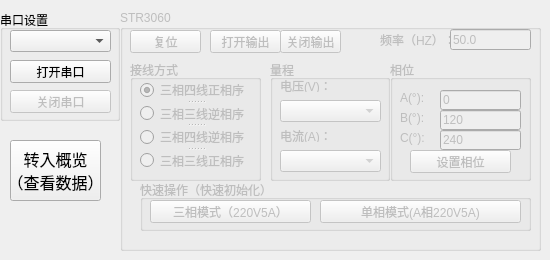
    <widget class="QWidget" name="Settings">
     <attribute name="title">
      <string>Tab 2</string>
     </attribute>
     <widget class="QGroupBox" name="Group_SerialPort">
      <property name="geometry">
       <rect>
        <x>0</x>
        <y>10</y>
        <width>120</width>
        <height>111</height>
       </rect>
      </property>
      <property name="title">
       <string>串口设置</string>
      </property>
      <widget class="QComboBox" name="SerialPort_name_cmb">
       <property name="geometry">
        <rect>
         <x>10</x>
         <y>20</y>
         <width>101</width>
         <height>22</height>
        </rect>
       </property>
      </widget>
      <widget class="QPushButton" name="SerialPort_Open">
       <property name="geometry">
        <rect>
         <x>10</x>
         <y>50</y>
         <width>101</width>
         <height>23</height>
        </rect>
       </property>
       <property name="text">
        <string>打开串口</string>
       </property>
      </widget>
      <widget class="QPushButton" name="SerialPort_Close">
       <property name="enabled">
        <bool>false</bool>
       </property>
       <property name="geometry">
        <rect>
         <x>10</x>
         <y>80</y>
         <width>101</width>
         <height>23</height>
        </rect>
       </property>
       <property name="text">
        <string>关闭串口</string>
       </property>
      </widget>
     </widget>
     <widget class="QGroupBox" name="group_STR3060">
      <property name="enabled">
       <bool>false</bool>
      </property>
      <property name="geometry">
       <rect>
        <x>120</x>
        <y>10</y>
        <width>421</width>
        <height>241</height>
       </rect>
      </property>
      <property name="title">
       <string>STR3060</string>
      </property>
      <widget class="QPushButton" name="S_Reset">
       <property name="geometry">
        <rect>
         <x>10</x>
         <y>20</y>
         <width>71</width>
         <height>23</height>
        </rect>
       </property>
       <property name="text">
        <string>复位</string>
       </property>
      </widget>
      <widget class="QGroupBox" name="group_S_Link">
       <property name="geometry">
        <rect>
         <x>10</x>
         <y>50</y>
         <width>131</width>
         <height>121</height>
        </rect>
       </property>
       <property name="title">
        <string>接线方式</string>
       </property>
       <widget class="QSplitter" name="splitter">
        <property name="geometry">
         <rect>
          <x>10</x>
          <y>20</y>
          <width>111</width>
          <height>91</height>
         </rect>
        </property>
        <property name="orientation">
         <enum>Qt::Vertical</enum>
        </property>
        <widget class="QRadioButton" name="S_Link_0">
         <property name="text">
          <string>三相四线正相序</string>
         </property>
         <property name="checked">
          <bool>true</bool>
         </property>
        </widget>
        <widget class="QRadioButton" name="S_Link_3">
         <property name="text">
          <string>三相三线逆相序</string>
         </property>
        </widget>
        <widget class="QRadioButton" name="S_Link_2">
         <property name="text">
          <string>三相四线逆相序</string>
         </property>
        </widget>
        <widget class="QRadioButton" name="S_Link_1">
         <property name="text">
          <string>三相三线正相序</string>
         </property>
        </widget>
       </widget>
      </widget>
      <widget class="QGroupBox" name="group_S_Limit">
       <property name="geometry">
        <rect>
         <x>150</x>
         <y>50</y>
         <width>120</width>
         <height>121</height>
        </rect>
       </property>
       <property name="title">
        <string>量程</string>
       </property>
       <widget class="QComboBox" name="S_U_Limit">
        <property name="geometry">
         <rect>
          <x>10</x>
          <y>40</y>
          <width>101</width>
          <height>22</height>
         </rect>
        </property>
       </widget>
       <widget class="QComboBox" name="S_I_Limit">
        <property name="geometry">
         <rect>
          <x>10</x>
          <y>90</y>
          <width>101</width>
          <height>22</height>
         </rect>
        </property>
       </widget>
       <widget class="QLabel" name="label">
        <property name="geometry">
         <rect>
          <x>10</x>
          <y>20</y>
          <width>54</width>
          <height>12</height>
         </rect>
        </property>
        <property name="text">
         <string>电压(V)：</string>
        </property>
       </widget>
       <widget class="QLabel" name="label_2">
        <property name="geometry">
         <rect>
          <x>10</x>
          <y>70</y>
          <width>54</width>
          <height>12</height>
         </rect>
        </property>
        <property name="text">
         <string>电流(A)：</string>
        </property>
       </widget>
      </widget>
      <widget class="QPushButton" name="S_Output_On">
       <property name="geometry">
        <rect>
         <x>90</x>
         <y>20</y>
         <width>71</width>
         <height>23</height>
        </rect>
       </property>
       <property name="text">
        <string>打开输出</string>
       </property>
      </widget>
      <widget class="QPushButton" name="S_Output_Off">
       <property name="geometry">
        <rect>
         <x>160</x>
         <y>20</y>
         <width>61</width>
         <height>23</height>
        </rect>
       </property>
       <property name="text">
        <string>关闭输出</string>
       </property>
      </widget>
      <widget class="QGroupBox" name="group_Phase">
       <property name="geometry">
        <rect>
         <x>270</x>
         <y>50</y>
         <width>141</width>
         <height>121</height>
        </rect>
       </property>
       <property name="title">
        <string>相位</string>
       </property>
       <widget class="QLabel" name="label_3">
        <property name="geometry">
         <rect>
          <x>10</x>
          <y>30</y>
          <width>41</width>
          <height>16</height>
         </rect>
        </property>
        <property name="text">
         <string>A(°):</string>
        </property>
       </widget>
       <widget class="QLabel" name="label_4">
        <property name="geometry">
         <rect>
          <x>10</x>
          <y>50</y>
          <width>41</width>
          <height>16</height>
         </rect>
        </property>
        <property name="text">
         <string>B(°):</string>
        </property>
       </widget>
       <widget class="QLabel" name="label_5">
        <property name="geometry">
         <rect>
          <x>10</x>
          <y>70</y>
          <width>41</width>
          <height>16</height>
         </rect>
        </property>
        <property name="text">
         <string>C(°):</string>
        </property>
       </widget>
       <widget class="QLineEdit" name="S_A_Phase">
        <property name="geometry">
         <rect>
          <x>50</x>
          <y>30</y>
          <width>81</width>
          <height>20</height>
         </rect>
        </property>
        <property name="text">
         <string>0</string>
        </property>
       </widget>
       <widget class="QLineEdit" name="S_B_Phase">
        <property name="geometry">
         <rect>
          <x>50</x>
          <y>50</y>
          <width>81</width>
          <height>20</height>
         </rect>
        </property>
        <property name="text">
         <string>120</string>
        </property>
       </widget>
       <widget class="QLineEdit" name="S_C_Phase">
        <property name="geometry">
         <rect>
          <x>50</x>
          <y>70</y>
          <width>81</width>
          <height>20</height>
         </rect>
        </property>
        <property name="text">
         <string>240</string>
        </property>
       </widget>
       <widget class="QPushButton" name="S_Phase">
        <property name="geometry">
         <rect>
          <x>20</x>
          <y>90</y>
          <width>101</width>
          <height>23</height>
         </rect>
        </property>
        <property name="text">
         <string>设置相位</string>
        </property>
       </widget>
      </widget>
      <widget class="QGroupBox" name="group_Init">
       <property name="geometry">
        <rect>
         <x>20</x>
         <y>170</y>
         <width>391</width>
         <height>51</height>
        </rect>
       </property>
       <property name="title">
        <string>快速操作（快速初始化）</string>
       </property>
       <widget class="QPushButton" name="S_Init_3">
        <property name="geometry">
         <rect>
          <x>10</x>
          <y>20</y>
          <width>161</width>
          <height>23</height>
         </rect>
        </property>
        <property name="text">
         <string>三相模式（220V5A）</string>
        </property>
       </widget>
       <widget class="QPushButton" name="S_Init_1">
        <property name="geometry">
         <rect>
          <x>180</x>
          <y>20</y>
          <width>201</width>
          <height>23</height>
         </rect>
        </property>
        <property name="text">
         <string>单相模式(A相220V5A)</string>
        </property>
       </widget>
      </widget>
      <widget class="QLabel" name="label_6">
       <property name="geometry">
        <rect>
         <x>260</x>
         <y>20</y>
         <width>71</width>
         <height>20</height>
        </rect>
       </property>
       <property name="text">
        <string>频率（HZ）：</string>
       </property>
      </widget>
      <widget class="QLineEdit" name="S_Freq">
       <property name="geometry">
        <rect>
         <x>330</x>
         <y>19</y>
         <width>81</width>
         <height>21</height>
        </rect>
       </property>
       <property name="text">
        <string>50.0</string>
       </property>
      </widget>
     </widget>
     <widget class="QPushButton" name="ToTab1">
      <property name="geometry">
       <rect>
        <x>10</x>
        <y>140</y>
        <width>91</width>
        <height>61</height>
       </rect>
      </property>
      <property name="font">
       <font>
        <pointsize>12</pointsize>
       </font>
      </property>
      <property name="text">
       <string>转入概览
（查看数据）</string>
      </property>
     </widget>
    </widget>
